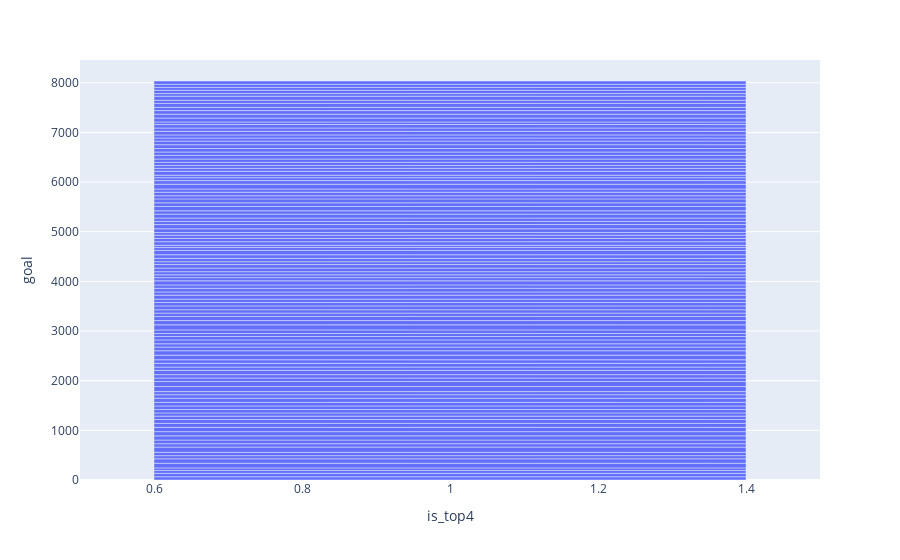

Notebook cell for this chart:
### Code cell
f = px.bar(top4, x='is_top4', y='goal')
f.show()

### Figure 1 — Plotly figure (JSON) as saved in the notebook; plotly's stock layout.template omitted (floating-point values rounded to 4 significant figures)
{"data": [{"alignmentgroup": "True", "hovertemplate": "is_top4=%{x}<br>goal=%{y}<extra></extra>", "legendgroup": "", "marker": {"color": "#636efa"}, "name": "", "offsetgroup": "", "orientation": "v", "showlegend": false, "textposition": "auto", "type": "bar", "x": [1, 1, 1, 1, 1, 1, 1, 1, 1, 1, 1, 1, 1, 1, 1, 1, 1, 1, 1, 1, 1, 1, 1, 1, 1, 1, 1, 1, 1, 1, 1, 1, 1, 1, 1, 1, 1, 1, 1, 1, 1, 1, 1, 1, 1, 1, 1, 1, 1, 1, 1, 1, 1, 1, 1, 1, 1, 1, 1, 1, 1, 1, 1, 1, 1, 1, 1, 1, 1, 1, 1, 1, 1, 1, 1, 1, 1, 1, 1, 1, 1, 1, 1, 1, 1, 1, 1, 1, 1, 1, 1, 1, 1, 1, 1, 1, 1, 1, 1, 1, 1, 1, 1, 1, 1, 1, 1, 1, 1, 1, 1, 1], "xaxis": "x", "y": [66, 68, 58, 51, 95, 89, 63, 67, 106, 68, 74, 84, 85, 86, 80, 78, 68, 65, 69, 71, 73, 83, 71, 62, 102, 101, 71, 68, 86, 66, 75, 72, 93, 89, 74, 66, 78, 69, 60, 72, 103, 86, 83, 67, 68, 77, 68, 68, 80, 65, 74, 67, 83, 64, 57, 63, 72, 72, 57, 68, 72, 87, 58, 45, 73, 67, 64, 55, 74, 85, 63, 68, 79, 67, 87, 74, 79, 63, 71, 64, 97, 73, 58, 51, 80, 59, 57, 62, 68, 73, 68, 71, 76, 73, 62, 62, 73, 66, 70, 52, 80, 77, 72, 65, 80, 63, 82, 53, 67, 57, 61, 68], "yaxis": "y"}], "layout": {"autosize": true, "barmode": "relative", "legend": {"tracegroupgap": 0}, "margin": {"t": 60}, "xaxis": {"anchor": "y", "autorange": true, "domain": [0, 1], "range": [0.5, 1.5], "title": {"text": "is_top4"}, "type": "linear"}, "yaxis": {"anchor": "x", "autorange": true, "domain": [0, 1], "range": [0, 8458.0], "title": {"text": "goal"}, "type": "linear"}}}
